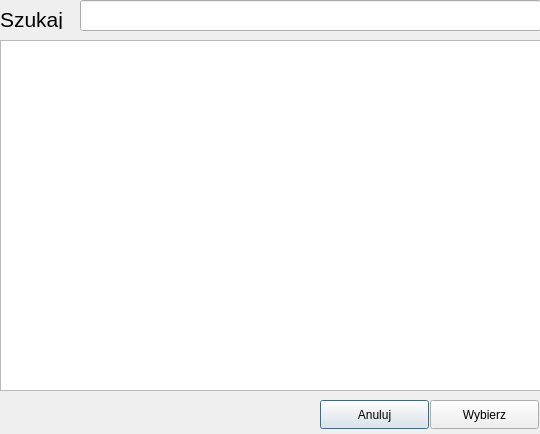
<?xml version="1.0" encoding="UTF-8"?>
<ui version="4.0">
 <class>Dialog</class>
 <widget class="QDialog" name="Dialog">
  <property name="geometry">
   <rect>
    <x>0</x>
    <y>0</y>
    <width>540</width>
    <height>434</height>
   </rect>
  </property>
  <property name="windowTitle">
   <string>Wybierz kontrahenta</string>
  </property>
  <widget class="QTableView" name="wybierz_kontrahenta_tableView">
   <property name="geometry">
    <rect>
     <x>0</x>
     <y>40</y>
     <width>541</width>
     <height>351</height>
    </rect>
   </property>
   <property name="minimumSize">
    <size>
     <width>541</width>
     <height>351</height>
    </size>
   </property>
   <property name="maximumSize">
    <size>
     <width>541</width>
     <height>351</height>
    </size>
   </property>
  </widget>
  <widget class="QLabel" name="szukaj_label">
   <property name="geometry">
    <rect>
     <x>0</x>
     <y>10</y>
     <width>81</width>
     <height>19</height>
    </rect>
   </property>
   <property name="font">
    <font>
     <family>Arial</family>
     <pointsize>16</pointsize>
    </font>
   </property>
   <property name="text">
    <string>Szukaj</string>
   </property>
  </widget>
  <widget class="QLineEdit" name="szukaj_lineEdit">
   <property name="geometry">
    <rect>
     <x>80</x>
     <y>0</y>
     <width>461</width>
     <height>31</height>
    </rect>
   </property>
  </widget>
  <widget class="QPushButton" name="anuluj_pushButton">
   <property name="geometry">
    <rect>
     <x>320</x>
     <y>400</y>
     <width>109</width>
     <height>29</height>
    </rect>
   </property>
   <property name="text">
    <string>Anuluj</string>
   </property>
  </widget>
  <widget class="QPushButton" name="wybierz_pushButton">
   <property name="geometry">
    <rect>
     <x>430</x>
     <y>400</y>
     <width>109</width>
     <height>29</height>
    </rect>
   </property>
   <property name="text">
    <string>Wybierz</string>
   </property>
  </widget>
 </widget>
 <tabstops>
  <tabstop>szukaj_lineEdit</tabstop>
  <tabstop>wybierz_kontrahenta_tableView</tabstop>
  <tabstop>anuluj_pushButton</tabstop>
  <tabstop>wybierz_pushButton</tabstop>
 </tabstops>
 <resources/>
 <connections/>
</ui>
